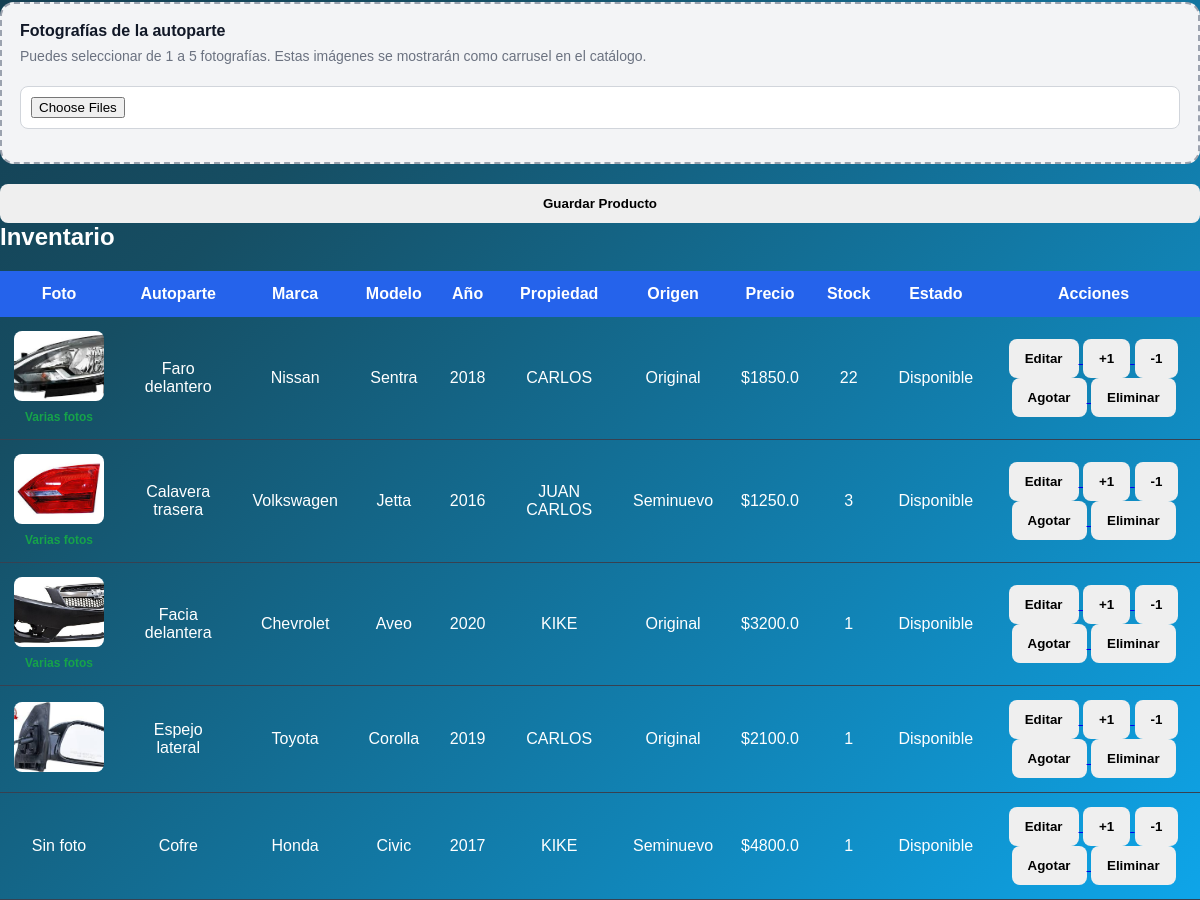
Before: /admin (signed in, lower part) with the older database file.
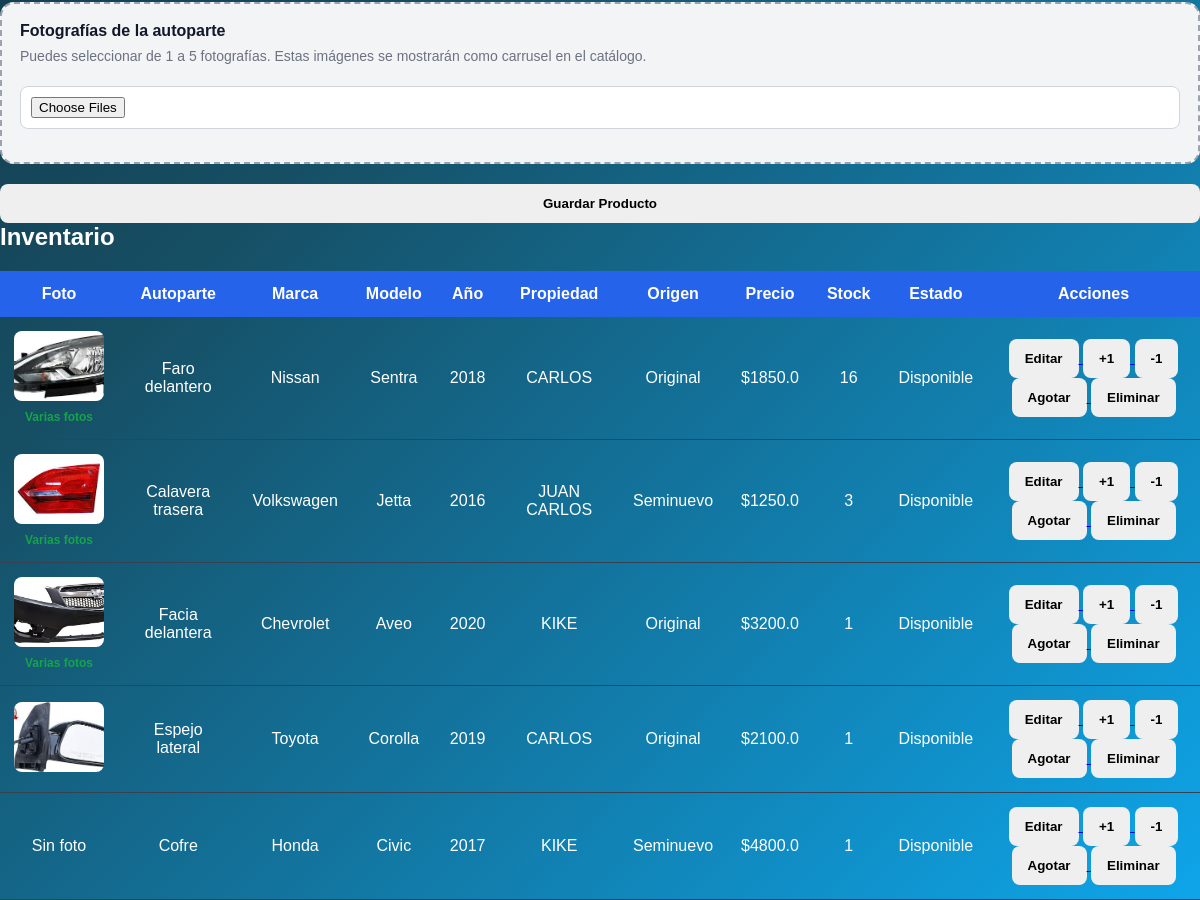
After: the same page with the newer database file.
### app.py (models this page shows)
class Producto(db.Model):
    id = db.Column(db.Integer, primary_key=True)
    marca = db.Column(db.String(100))
    modelo = db.Column(db.String(100))
    anio = db.Column(db.Integer)
    autoparte = db.Column(db.String(150))
    observaciones = db.Column(db.Text)
    transmision = db.Column(db.String(100))
    motor = db.Column(db.String(100))
    propiedad = db.Column(db.String(100))
    tipo = db.Column(db.String(100))
    lado = db.Column(db.String(50))
    origen = db.Column(db.String(100))
    costo_venta = db.Column(db.Float)
    stock = db.Column(db.Integer, default=1)
    foto = db.Column(db.String(300))
    link_ml = db.Column(db.String(500))
    estado = db.Column(db.String(50), default="disponible")
    vendido_a = db.Column(db.String(150))
    metodo_pago = db.Column(db.String(100))
    factura = db.Column(db.String(100))
    comentarios_venta = db.Column(db.Text)
    fecha_salida = db.Column(db.String(100))
    fecha_prestamo = db.Column(db.String(100))

### app.py (the view, shortened to what this page needs)
@app.route("/admin", methods=["GET", "POST"])
def admin():
    if not session.get("rol") in ["admin", "vendedor"]:
        return redirect("/login")
    productos = Producto.query.all()
    total = Producto.query.count()
    disponibles = Producto.query.filter(Producto.stock > 0).count()
    agotados = Producto.query.filter(Producto.stock == 0).count()
    return render_template(
        "admin.html",
        productos=productos,
        total=total,
        disponibles=disponibles,
        agotados=agotados
    )

### templates/admin.html (shortened to what this page needs)
<!DOCTYPE html>
<html lang="es">
<head>
    <link rel="stylesheet" href="{{ url_for('static', filename='css/style.css') }}">
</head>
<body>
<div class="form-box">
    <form method="POST" enctype="multipart/form-data">
        <div class="form-grid">
            <div class="full file-box-admin">
                <label>Fotografías de la autoparte</label>
                <p>
                    Puedes seleccionar de 1 a 5 fotografías. Estas imágenes se mostrarán como carrusel en el catálogo.
                </p>
                <input
                    type="file"
                    name="fotos"
                    accept="image/*"
                    multiple
                    onchange="previewFotos(event)"
                >
            </div>
        </div>
        <button class="btn rojo" style="width:100%; margin-top:20px;">
            Guardar Producto
        </button>
    </form>
</div>
<div class="tabla">
    <h2 style="margin-bottom:20px;">Inventario</h2>
    <table>
        <tr>
            <th>Foto</th>
            <th>Autoparte</th>
            <th>Marca</th>
            <th>Modelo</th>
            <th>Año</th>
            <th>Propiedad</th>
            <th>Origen</th>
            <th>Precio</th>
            <th>Stock</th>
            <th>Estado</th>
            <th>Acciones</th>
        </tr>
        {% for producto in productos %}
        <tr>
            <td>
                {% if producto.foto %}
                    <img
                        class="foto-tabla"
                        src="{{ url_for('static', filename='uploads/' ~ producto.foto.split('|')[0]) }}"
                        alt="{{ producto.autoparte }}"
                    >
                    {% if '|' in producto.foto %}
                        <br>
                        <span class="varias-fotos">
                            Varias fotos
                        </span>
                    {% endif %}
                {% else %}
                    Sin foto
                {% endif %}
            </td>
            <td>{{ producto.autoparte }}</td>
            <td>{{ producto.marca }}</td>
            <td>{{ producto.modelo }}</td>
            <td>{{ producto.anio }}</td>
            <td>{{ producto.propiedad }}</td>
            <td>{{ producto.origen }}</td>
            <td>${{ producto.costo_venta }}</td>
            <td>{{ producto.stock }}</td>
            <td>
                {% if producto.stock > 0 %}
                    Disponible
                {% else %}
                    Agotado
                {% endif %}
            </td>
            <td>
                <div class="acciones-btns">
                    <a href="/editar/{{ producto.id }}">
                        <button class="btn gris">Editar</button>
                    </a>
                    <a href="/sumar/{{ producto.id }}">
                        <button class="btn verde">+1</button>
                    </a>
                    <a href="/restar/{{ producto.id }}">
                        <button class="btn gris">-1</button>
                    </a>
                    {% if producto.stock > 0 %}
                    <a href="/agotado/{{ producto.id }}">
                        <button class="btn gris">Agotar</button>
                    </a>
                    {% else %}
                    <a href="/disponible/{{ producto.id }}">
                        <button class="btn verde">Activar</button>
                    </a>
                    {% endif %}
                    <a href="/eliminar/{{ producto.id }}">
                        <button
                            class="btn rojo"
                            onclick="return confirm('¿Seguro que deseas eliminar esta autoparte?')"
                        >
                            Eliminar
                        </button>
                    </a>
                </div>
            </td>
        </tr>
        {% endfor %}
    </table>
</div>
</body>
</html>

Changed rows visible on the page:
changed Producto "Faro delantero": stock "22" → "16"
